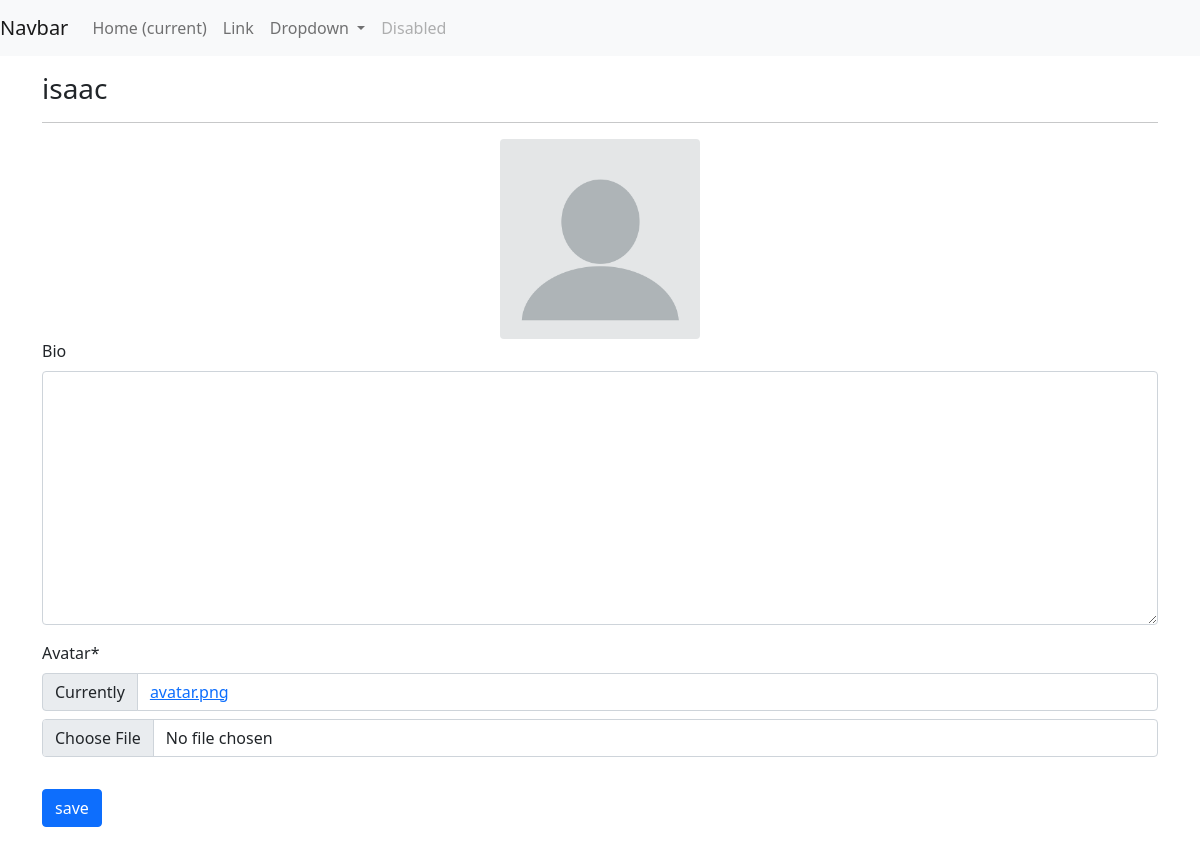
Page /profiles/my/ (signed in) on the earlier database version.
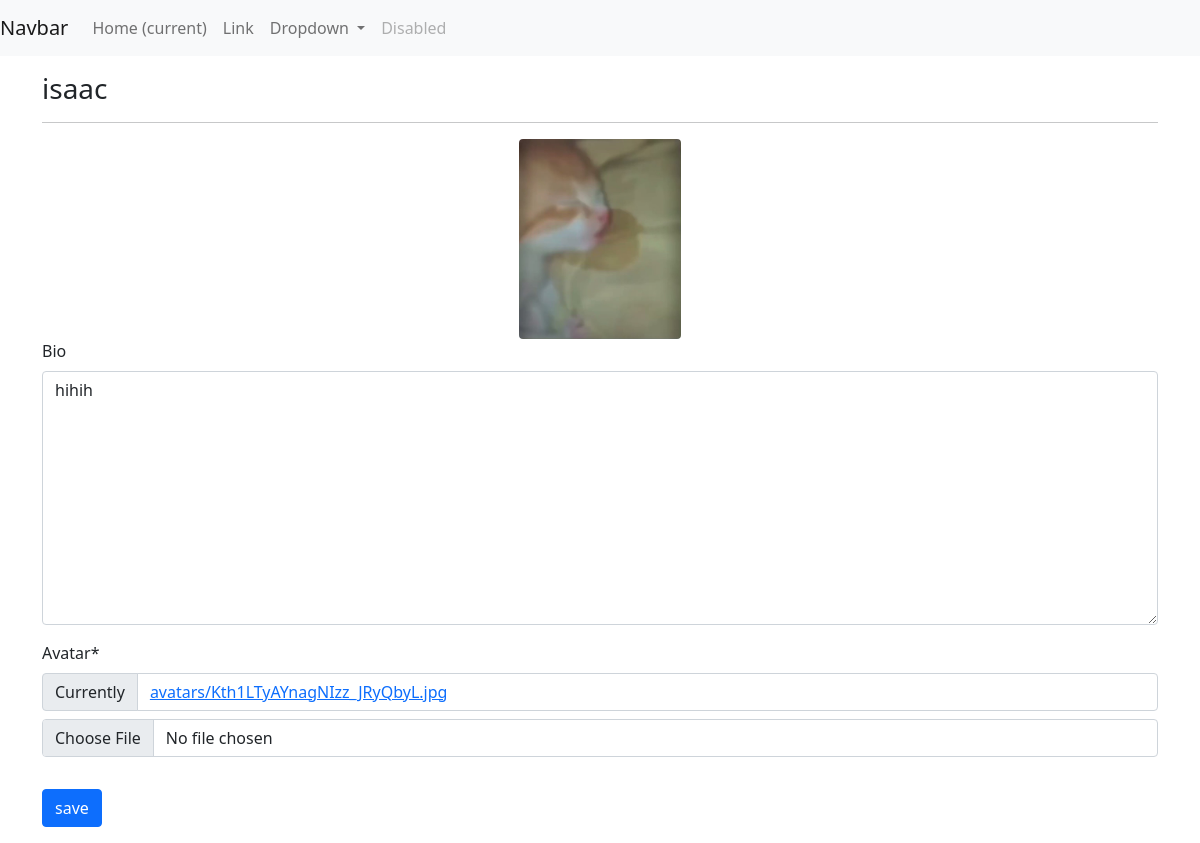
Same page on the later database version.
### profiles/models.py (models this page shows, shortened)
class Profile(models.Model):
    user = models.OneToOneField(User, on_delete=models.CASCADE)
    bio = models.TextField(blank=True)
    avatar = models.ImageField(default='avatar.png' ,upload_to='avatars')
    updated = models.DateTimeField(auto_now=True)
    created = models.DateTimeField(auto_now_add=True)

### profiles/views.py (the view, shortened to what this page needs)
# urls.py: path('my/', my_profile_view, name='my-profile'),
@login_required
def my_profile_view(request):
    obj = Profile.objects.get(user=request.user)
    form = ProfileForm(request.POST or None, request.FILES or None, instance=obj)
    context = {
        'obj': obj,
        'form': form,
    }
    return render(request, 'profiles/main.html', context)

### profiles/forms.py
class ProfileForm(forms.ModelForm):
    class Meta:
        model = Profile
        fields = ['bio', 'avatar',]

### profiles/templates/profiles/main.html (shortened to what this page needs)
{% extends "base.html" %}
{% load static %}
{% load crispy_forms_tags %}
{% block content %}
    <h3>{{ obj.user }}</h3>
    <hr>
    <div class="text-center" id="avatar-box">
        <img src="{{ obj.avatar.url }}" class="rounded" height="200px" width="auto" alt="{{ obj.avatar.url }}"/>
    </div>
    <form id="profile-form">
        {{form|crispy}}
        <button type="submit" class="btn btn-primary mt-3">save</button>
    </form>
{% endblock content %}

### templates/base.html (shortened to what this page needs)
{% load static %}
<!doctype html>
<html lang="en">
  <head>
    <link href="https://cdn.jsdelivr.net/npm/bootstrap@5.0.0-beta2/dist/css/bootstrap.min.css" rel="stylesheet">
    <link rel="stylesheet" href="{% static 'style.css' %}">
  </head>
  <body>
    {% include "navbar.html" %}
    <div class="container mt-3 mb-3">
        {% block content %}
        {% endblock content %}
    </div>
    <link rel="stylesheet" href="https://unpkg.com/dropzone@5/dist/min/dropzone.min.css" type="text/css" />
  </body>
</html>

### templates/navbar.html (shortened to what this page needs)
<nav class="navbar navbar-expand-lg navbar-light bg-light">
    <a class="navbar-brand" href="#">Navbar</a>
    <div class="collapse navbar-collapse" id="navbarSupportedContent">
      <ul class="navbar-nav mr-auto">
        <li class="nav-item active">
          <a class="nav-link" href="#">Home <span class="sr-only">(current)</span></a>
        </li>
        <li class="nav-item">
          <a class="nav-link" href="#">Link</a>
        </li>
        <li class="nav-item dropdown">
          <a class="nav-link dropdown-toggle" href="#" id="navbarDropdown" role="button" data-toggle="dropdown" aria-haspopup="true" aria-expanded="false">
            Dropdown
          </a>
        </li>
        <li class="nav-item">
          <a class="nav-link disabled" href="#">Disabled</a>
        </li>
      </ul>
    </div>
  </nav>

Differences in the rows shown:
changed Profile "isaac": avatar: picture added in place of a placeholder; bio (not shown) → "hihih"
Other differences:
text no longer shown: "Bio Avatar * Currently avatar.png"
text now shown: "Bio Avatar * Currently avatars/Kth1LTyAYnagNIzz_JRyQbyL.jpg"
